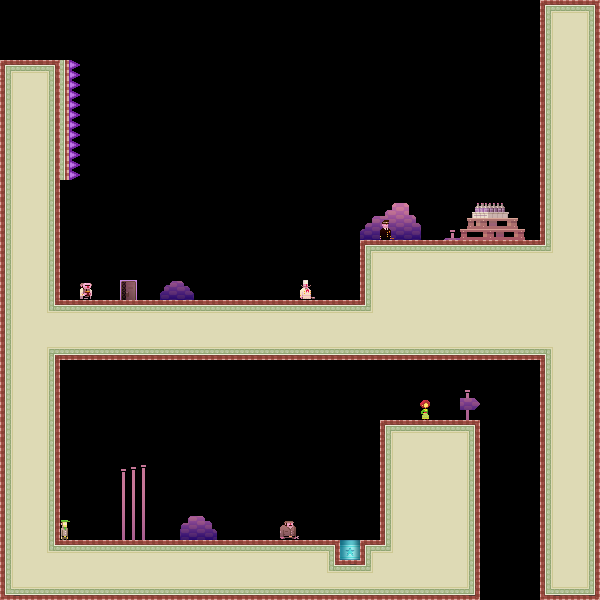

This game map was drawn from its Tiled (.tmx) file and the tilesets committed beside it. A one-line description and the trimmed map source follow:
An orthogonal 30x30 tile map with 20x20 px tiles, 3 tile layers (bg, bg2, dontAutoLoad_sprites) and 7 objects.

<map version="1.0" orientation="orthogonal" width="30" height="30" tilewidth="20" tileheight="20">
 <tileset firstgid="1" name="tiles_sydney" tilewidth="20" tileheight="20">
  <image source="../../../../XNAModeContent/Lemonade/tiles_sydney.png" width="400" height="400" />
  <terraintypes>
   <terrain name="regularBlocks" tile="-1" />
  </terraintypes>
  <tile id="8" terrain=",,,0" />
  <tile id="9" terrain=",,0,0" />
  <tile id="10" terrain=",,0,0" />
  <tile id="11" terrain=",,0,0" />
  <tile id="12" terrain=",,0,0" />
  <tile id="13" terrain=",,0,0" />
  <tile id="14" terrain=",,0," />
  <tile id="15" terrain="0,0,0," />
  <tile id="16" terrain="0,0,,0" />
  <tile id="28" terrain=",0,,0" />
  <tile id="34" terrain="0,,0," />
  <tile id="35" terrain="0,,0,0" />
  <tile id="36" terrain=",0,0,0" />
  <tile id="48" terrain=",0,,0" />
  <tile id="54" terrain="0,,0," />
  <tile id="68" terrain=",0,,0" />
  <tile id="74" terrain="0,,0," />
  <tile id="88" terrain=",0,,0" />
  <tile id="94" terrain="0,,0," />
  <tile id="108" terrain=",0,,0" />
  <tile id="114" terrain="0,,0," />
  <tile id="128" terrain=",0,," />
  <tile id="129" terrain="0,0,," />
  <tile id="130" terrain="0,0,," />
  <tile id="131" terrain="0,0,," />
  <tile id="132" terrain="0,0,," />
  <tile id="133" terrain="0,0,," />
  <tile id="134" terrain="0,,," />
  <tile id="194" terrain="0,0,0,0" />
  <tile id="356">
   <properties>
    <property name="LargeCrate" value="" />
   </properties>
  </tile>
  <tile id="380">
   <properties>
    <property name="Andre" value="" />
   </properties>
  </tile>
  <tile id="381">
   <properties>
    <property name="Liselot" value="" />
   </properties>
  </tile>
  <tile id="382">
   <properties>
    <property name="Amsterdaam" value="" />
   </properties>
  </tile>
  <tile id="383">
   <properties>
    <property name="Worker" value="" />
   </properties>
  </tile>
  <tile id="384">
   <properties>
    <property name="Inspector" value="" />
   </properties>
  </tile>
  <tile id="385">
   <properties>
    <property name="Chef" value="" />
   </properties>
  </tile>
  <tile id="386">
   <properties>
    <property name="Exit" value="" />
   </properties>
  </tile>
  <tile id="387">
   <properties>
    <property name="Trampoline" value="" />
   </properties>
  </tile>
  <tile id="388">
   <properties>
    <property name="SmallCrate" value="" />
   </properties>
  </tile>
  <tile id="389">
   <properties>
    <property name="SugarBag" value="" />
   </properties>
  </tile>
 </tileset>
 <layer name="bg" width="30" height="30">
  <data>[900 cells, 424 non-empty, 85 distinct tile ids]</data>
 </layer>
 <layer name="bg2" width="30" height="30">
  <data>[900 cells, 60 non-empty, 49 distinct tile ids]</data>
 </layer>
 <objectgroup name="boxes" width="30" height="30">
  <object x="0" y="540" width="480" height="60" />
  <object x="380" y="420" width="100" height="120" />
  <object x="0" y="60" width="60" height="480" />
  <object x="540" y="0" width="60" height="600" />
  <object x="60" y="300" width="480" height="60" />
  <object x="360" y="240" width="180" height="60" />
 </objectgroup>
 <layer name="dontAutoLoad_sprites" width="30" height="30">
  <data>[900 cells, 8 non-empty, 8 distinct tile ids]</data>
 </layer>
 <objectgroup name="dontAutoLoad_death" width="30" height="30">
  <object x="60" y="60" width="20" height="120" />
 </objectgroup>
</map>
